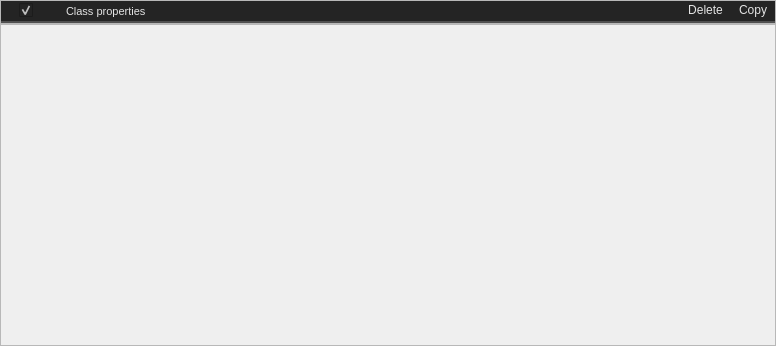
<?xml version="1.0" encoding="UTF-8"?>
<ui version="4.0">
 <class>Form</class>
 <widget class="QWidget" name="Form">
  <property name="geometry">
   <rect>
    <x>0</x>
    <y>0</y>
    <width>776</width>
    <height>346</height>
   </rect>
  </property>
  <property name="minimumSize">
   <size>
    <width>512</width>
    <height>0</height>
   </size>
  </property>
  <property name="maximumSize">
   <size>
    <width>16666</width>
    <height>16777215</height>
   </size>
  </property>
  <property name="windowTitle">
   <string>Form</string>
  </property>
  <layout class="QVBoxLayout" name="verticalLayout">
   <property name="spacing">
    <number>0</number>
   </property>
   <property name="leftMargin">
    <number>0</number>
   </property>
   <property name="topMargin">
    <number>0</number>
   </property>
   <property name="rightMargin">
    <number>0</number>
   </property>
   <property name="bottomMargin">
    <number>0</number>
   </property>
   <item>
    <widget class="QFrame" name="header">
     <property name="minimumSize">
      <size>
       <width>0</width>
       <height>24</height>
      </size>
     </property>
     <property name="maximumSize">
      <size>
       <width>16777215</width>
       <height>24</height>
      </size>
     </property>
     <property name="frameShape">
      <enum>QFrame::Shape::StyledPanel</enum>
     </property>
     <property name="frameShadow">
      <enum>QFrame::Shadow::Raised</enum>
     </property>
     <layout class="QHBoxLayout" name="horizontalLayout">
      <property name="spacing">
       <number>0</number>
      </property>
      <property name="leftMargin">
       <number>0</number>
      </property>
      <property name="topMargin">
       <number>0</number>
      </property>
      <property name="rightMargin">
       <number>0</number>
      </property>
      <property name="bottomMargin">
       <number>0</number>
      </property>
      <item>
       <widget class="QLabel" name="label_2">
        <property name="styleSheet">
         <string notr="true">image: url(:/icons/more_vert.png);
padding-left: 3px;
padding-right: 3px;
    border: 2px solid #CCCCCC;
	border-top: 0px;
	border-left: 0px;
	border-right: 0px;
    border-color: rgba(80, 80, 80, 255);
    border-radius: 0px;
background-color: #242424;</string>
        </property>
        <property name="text">
         <string/>
        </property>
       </widget>
      </item>
      <item>
       <widget class="QCheckBox" name="show_child">
        <property name="focusPolicy">
         <enum>Qt::FocusPolicy::NoFocus</enum>
        </property>
        <property name="toolTip">
         <string>&lt;html&gt;&lt;head/&gt;&lt;body&gt;&lt;p&gt;&lt;span style=&quot; font-size:8pt; font-weight:400;&quot;&gt;Show child&lt;/span&gt;&lt;/p&gt;&lt;/body&gt;&lt;/html&gt;</string>
        </property>
        <property name="styleSheet">
         <string notr="true">QCheckBox::indicator:checked {
    
image: url(://icons/arrow_drop_down.png);
	height:14px;
	width:14px;
}

QCheckBox::indicator:unchecked {
    image: url(://icons/arrow_drop_right.png);
	height:14px;
	width:14px;
}
QCheckBox {
    font: 700 10pt &quot;Segoe UI&quot;;
    border: 2px solid black;
    border-radius: 0px;
    border-color: rgba(80, 80, 80, 255);
    height:14px;
    padding-top: 2px;
    padding-bottom:4px;
    color: #E3E3E3;
background-color: #242424;
    padding-left: 4px;
}
QCheckBox:hover {
    background-color: #414956;
    color: white;
}
QCheckBox{
	padding-left:5px;
	border-left: 0px solid black;
border-right: 0px solid black;
border-top: 0px solid black;
}</string>
        </property>
        <property name="text">
         <string/>
        </property>
        <property name="checked">
         <bool>true</bool>
        </property>
        <property name="tristate">
         <bool>false</bool>
        </property>
       </widget>
      </item>
      <item>
       <widget class="QFrame" name="frame_2">
        <property name="minimumSize">
         <size>
          <width>400</width>
          <height>0</height>
         </size>
        </property>
        <property name="maximumSize">
         <size>
          <width>400</width>
          <height>16777215</height>
         </size>
        </property>
        <property name="frameShape">
         <enum>QFrame::Shape::NoFrame</enum>
        </property>
        <property name="frameShadow">
         <enum>QFrame::Shadow::Raised</enum>
        </property>
        <layout class="QHBoxLayout" name="horizontalLayout_2">
         <property name="spacing">
          <number>0</number>
         </property>
         <property name="leftMargin">
          <number>0</number>
         </property>
         <property name="topMargin">
          <number>0</number>
         </property>
         <property name="rightMargin">
          <number>0</number>
         </property>
         <property name="bottomMargin">
          <number>0</number>
         </property>
         <item>
          <widget class="QToolButton" name="gf">
           <property name="enabled">
            <bool>false</bool>
           </property>
           <property name="focusPolicy">
            <enum>Qt::FocusPolicy::NoFocus</enum>
           </property>
           <property name="styleSheet">
            <string notr="true">QToolButton {
    border: 2px solid black;
    border-radius: 0px;
    border-color: rgba(80, 80, 80, 255);
border-left: None;
border-top: None;
border-right: None;
    padding: 2px;
    color: #E3E3E3;
    background-color: #242424;
height:16px;
width:16px;
}
QToolButton:hover {
    background-color: #414956;
    color: white;
}</string>
           </property>
           <property name="text">
            <string/>
           </property>
           <property name="icon">
            <iconset resource="../../resources.qrc">
             <normaloff>:/icons/shapes_24dp.png</normaloff>:/icons/shapes_24dp.png</iconset>
           </property>
           <property name="iconSize">
            <size>
             <width>24</width>
             <height>24</height>
            </size>
           </property>
          </widget>
         </item>
         <item>
          <widget class="QLineEdit" name="property_class">
           <property name="focusPolicy">
            <enum>Qt::FocusPolicy::NoFocus</enum>
           </property>
           <property name="toolTip">
            <string>&lt;html&gt;&lt;head/&gt;&lt;body&gt;&lt;p&gt;Variable name and display name&lt;/p&gt;&lt;/body&gt;&lt;/html&gt;</string>
           </property>
           <property name="styleSheet">
            <string notr="true">QLineEdit {
    font-size: 8pt;
    font-family: &quot;Segoe UI&quot;;
    border-top: 0px;
    border-left: 0px;
    border-right: 0px;
    border-bottom: 2px solid rgba(80, 80, 80, 255);
    border-radius: 0px;
    padding: 2px;
    color: #E3E3E3;
    background-color: #242424;
}

QLineEdit:focus {
    border-color: rgba(80, 80, 80, 255);
}

QLineEdit::selection {
    background-color: #414956;
    color: white;
}</string>
           </property>
           <property name="inputMethodHints">
            <set>Qt::InputMethodHint::ImhLatinOnly|Qt::InputMethodHint::ImhLowercaseOnly</set>
           </property>
           <property name="text">
            <string>Class properties</string>
           </property>
           <property name="maxLength">
            <number>32</number>
           </property>
           <property name="readOnly">
            <bool>true</bool>
           </property>
          </widget>
         </item>
        </layout>
       </widget>
      </item>
      <item>
       <widget class="QLineEdit" name="element_id_display">
        <property name="enabled">
         <bool>false</bool>
        </property>
        <property name="focusPolicy">
         <enum>Qt::FocusPolicy::NoFocus</enum>
        </property>
        <property name="toolTip">
         <string>&lt;html&gt;&lt;head/&gt;&lt;body&gt;&lt;p&gt;Variable name and display name&lt;/p&gt;&lt;/body&gt;&lt;/html&gt;</string>
        </property>
        <property name="styleSheet">
         <string notr="true">QLineEdit {
    font-size: 8pt;
    font-family: &quot;Segoe UI&quot;;
    border-top: 0px;
    border-left: 0px;
    border-right: 0px;
    border-bottom: 2px solid rgba(80, 80, 80, 255);
    border-radius: 0px;
    padding: 2px;
    color: #6D6D6D;
    background-color: #242424;
}

QLineEdit:focus {
    border-color: rgba(80, 80, 80, 255);
}

QLineEdit::selection {
    background-color: #414956;
    color: white;
}</string>
        </property>
        <property name="inputMethodHints">
         <set>Qt::InputMethodHint::ImhLatinOnly|Qt::InputMethodHint::ImhLowercaseOnly</set>
        </property>
        <property name="text">
         <string/>
        </property>
        <property name="maxLength">
         <number>32</number>
        </property>
        <property name="readOnly">
         <bool>true</bool>
        </property>
        <property name="placeholderText">
         <string/>
        </property>
       </widget>
      </item>
      <item>
       <widget class="QPushButton" name="delete_button">
        <property name="styleSheet">
         <string notr="true">
QPushButton {
    font: 580 8pt &quot;Segoe UI&quot;;
    border: 2px solid black;
    border-radius: 0px;
    border-color: rgba(80, 80, 80, 255);
	border-top:0px;
border-left:0px;
border-right:0px;
    height:14px;
    padding-top: 2px;
    padding-bottom:4px;
	background-color: #242424;
    padding-left: 8px;
	padding-right: 8px;
	color: #E3E3E3;
}

QPushButton:hover {
    background-color: #414956;
    color: white;
}


QPushButton:pressed {
    font: 580 8pt &quot;Segoe UI&quot;;
    border: 2px solid black;
    border-radius: 0px;
    border-color: rgba(80, 80, 80, 255);
	border-top:0px;
border-left:0px;
border-right:0px;
    height:14px;
    padding-top: 2px;
    padding-bottom:4px;
	background-color: #242424;
    padding-left: 8px;
	padding-right: 8px;
	color: #E3E3E3;
}</string>
        </property>
        <property name="text">
         <string>Delete</string>
        </property>
        <property name="icon">
         <iconset resource="../../resources.qrc">
          <normaloff>:/icons/delete_24dp.svg</normaloff>:/icons/delete_24dp.svg</iconset>
        </property>
       </widget>
      </item>
      <item>
       <widget class="QPushButton" name="copy_button">
        <property name="styleSheet">
         <string notr="true">
QPushButton {
    font: 580 8pt &quot;Segoe UI&quot;;
    border: 2px solid black;
    border-radius: 0px;
    border-color: rgba(80, 80, 80, 255);
	border-top:0px;
border-left:0px;
border-right:0px;
    height:14px;
    padding-top: 2px;
    padding-bottom:4px;
	background-color: #242424;
    padding-left: 8px;
	padding-right: 8px;
	color: #E3E3E3;
}

QPushButton:hover {
    background-color: #414956;
    color: white;
}


QPushButton:pressed {
    font: 580 8pt &quot;Segoe UI&quot;;
    border: 2px solid black;
    border-radius: 0px;
    border-color: rgba(80, 80, 80, 255);
	border-top:0px;
border-left:0px;
border-right:0px;
    height:14px;
    padding-top: 2px;
    padding-bottom:4px;
	background-color: #242424;
    padding-left: 8px;
	padding-right: 8px;
	color: #E3E3E3;
}</string>
        </property>
        <property name="text">
         <string>Copy</string>
        </property>
        <property name="icon">
         <iconset resource="../../resources.qrc">
          <normaloff>:/icons/content_copy_24dp.svg</normaloff>:/icons/content_copy_24dp.svg</iconset>
        </property>
       </widget>
      </item>
     </layout>
    </widget>
   </item>
   <item>
    <widget class="QFrame" name="content">
     <property name="frameShape">
      <enum>QFrame::Shape::StyledPanel</enum>
     </property>
     <property name="frameShadow">
      <enum>QFrame::Shadow::Raised</enum>
     </property>
     <layout class="QVBoxLayout" name="verticalLayout_2">
      <property name="leftMargin">
       <number>0</number>
      </property>
      <property name="topMargin">
       <number>0</number>
      </property>
      <property name="rightMargin">
       <number>0</number>
      </property>
      <property name="bottomMargin">
       <number>0</number>
      </property>
     </layout>
    </widget>
   </item>
  </layout>
 </widget>
 <resources>
  <include location="../../resources.qrc"/>
 </resources>
 <connections/>
</ui>
